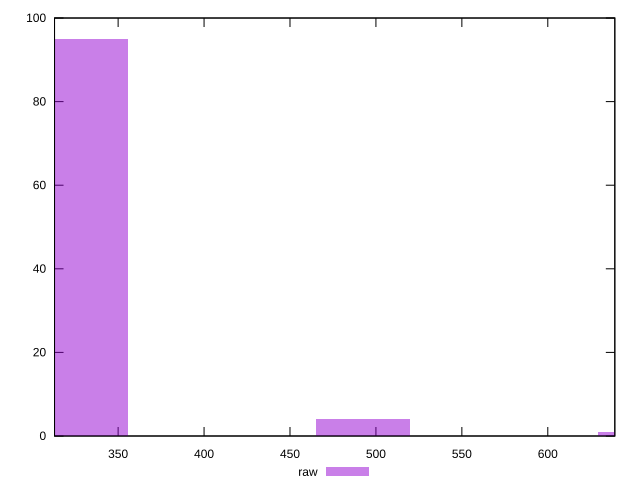

Here is the gnuplot script that generated this plot:
reset

$raw <<EOF
656.680975707187 1
492.5107317803903 4
328.3404878535935 95
EOF

set key outside below
set boxwidth 54.72341464226559
set xrange [313:639]
set yrange [0:100]
set trange [0:100]
set style fill transparent solid 0.5 noborder
set terminal svg size 640, 490 enhanced background rgb 'white'
set output "report_0_00242021-02-20T12:25:28.543Z/render-blocking-resources/samples/pages+cached+noadtech/raw/histogram.svg"

plot $raw title "raw" with boxes

reset
